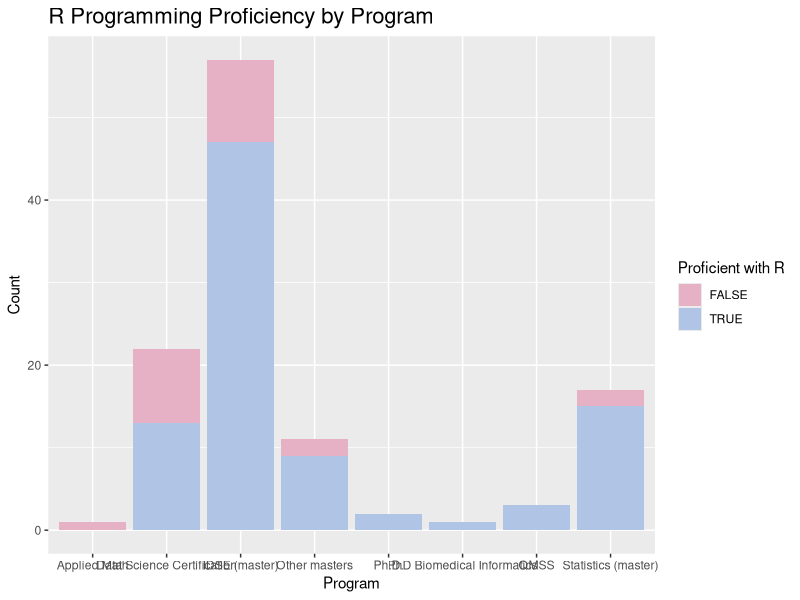
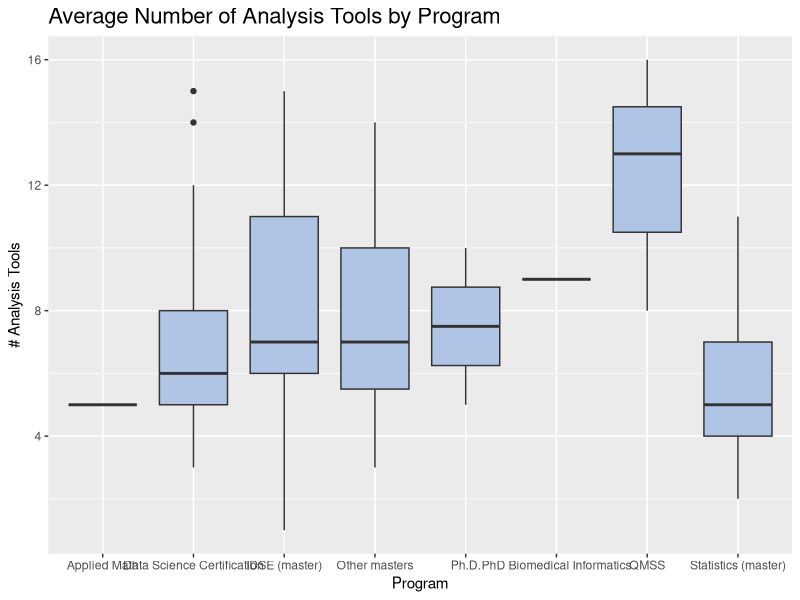

Here is the R script that generated these plots, in order:
library(ggplot2)

data <- read.csv('data/survey_new.csv')

# Question, who is in the class? How familiar are they with R?

ggplot(data, aes(data$Program, fill = data$R)) + geom_bar() +
  xlab('Program') + ylab('Count') + labs(fill = "Proficient with R") +
  ggtitle("R Programming Proficiency by Program") +
  theme(plot.title = element_text(size = 16)) + scale_fill_manual(values = c('#e6b0c5','#b0c5e6'))

# Question, are there differences in the number of tools used by DSI MS students,
# DSI Certificate students, and everyone else. Look at mean and standard deviation.

ggplot(data, aes(x = data$Program, y = data$Number.Tools)) + geom_boxplot(fill = "#b0c5e6") +
  xlab('Program') + ylab('# Analysis Tools') + 
  ggtitle("Average Number of Analysis Tools by Program") + 
  theme(plot.title = element_text(size = 16)) 


# Reference: create new dataframes based on Program
#toolsDSIms <- mean(data[which(data[,'Program'] == 'IDSE (master)'), "Number.Tools"])
#toolsDSIcert <- mean(data[which(data[,'Program'] == 'Data Science Certification'), "Number.Tools"])
#toolsOther <- mean(data[which()])

# Reference: create new dataframe based on frequency
#inClass <- unique(data[,2])
#frequencyByProgram <- rep(0,length(inClass))

#for (i in 1:length(inClass)){
#  frequencyByProgram[i] <-length(which(data[,2] == inClass[i]))
#} 

#freqDf <- data.frame(Program=inClass,freq=frequencyByProgram)
